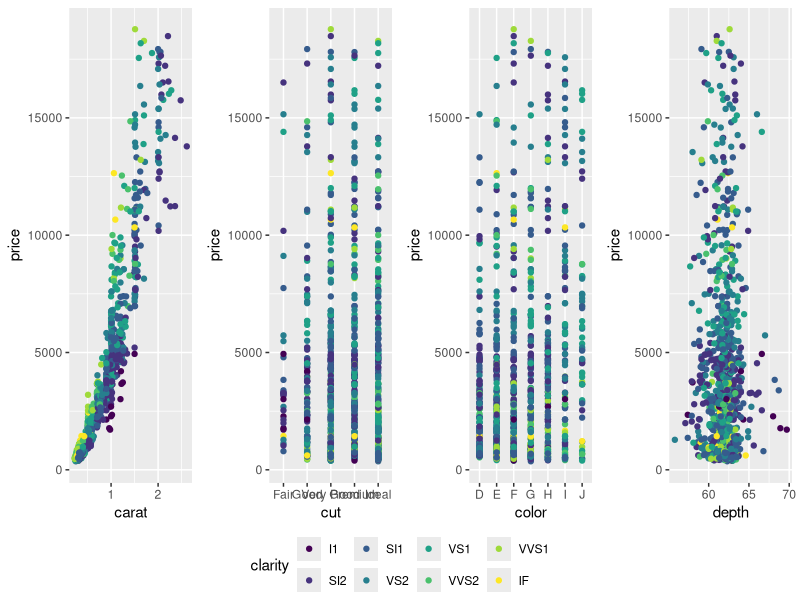
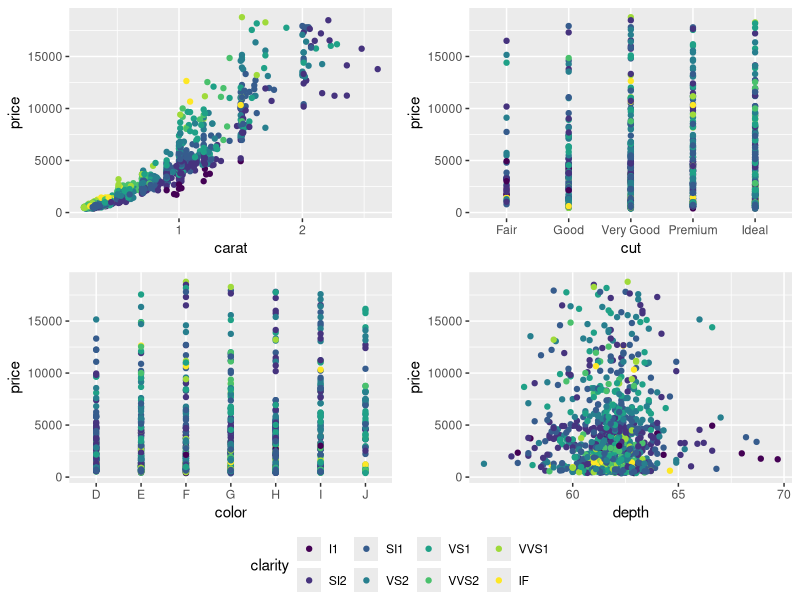

Here is the R script that generated these plots, in order:

#
#
#
# Share a legend between multiple plots using grid.arrange
# ==========================================================
#
# Goal: share a legend between multiple plots that do not also share axes
#
# See this example at RPubs:sjackman/grid_arrange_shared_legend.
#
# It is sometimes possible to obtain good results by creating a dummy faceting
# of the data as in Align-two-plots-on-a-page, but this technique is not
# entirely appropriate when the plots do not also share axes. For greater
# control, you can also use Grid to place the plots and the legends in an
# arbitrary layout.
#
# create four plots p1, p2, p3 and p4 save the legend of p1 as a separate grob
# strip the legends from the plots draw the four plots and the legend below them




library(ggplot2)
library(gridExtra)
library(grid)


grid_arrange_shared_legend <- function(..., ncol = length(list(...)), nrow = 1, position = c("bottom", "right")) {

        plots <- list(...)
        position <- match.arg(position)
        g <- ggplotGrob(plots[[1]] + theme(legend.position = position))$grobs
        legend <- g[[which(sapply(g, function(x) x$name) == "guide-box")]]
        lheight <- sum(legend$height)
        lwidth <- sum(legend$width)
        gl <- lapply(plots, function(x) x + theme(legend.position="none"))
        gl <- c(gl, ncol = ncol, nrow = nrow)

        combined <- switch(position,
                           "bottom" = arrangeGrob(do.call(arrangeGrob, gl),
                                                  legend,
                                                  ncol = 1,
                                                  heights = unit.c(unit(1, "npc") - lheight, lheight)),
                           "right" = arrangeGrob(do.call(arrangeGrob, gl),
                                                 legend,
                                                 ncol = 2,
                                                 widths = unit.c(unit(1, "npc") - lwidth, lwidth)))
        grid.newpage()
        grid.draw(combined)

}


dsamp <- diamonds[sample(nrow(diamonds), 1000), ]
p1 <- qplot(carat, price, data = dsamp, colour = clarity)
p2 <- qplot(cut, price, data = dsamp, colour = clarity)
p3 <- qplot(color, price, data = dsamp, colour = clarity)
p4 <- qplot(depth, price, data = dsamp, colour = clarity)
grid_arrange_shared_legend(p1, p2, p3, p4, ncol = 4, nrow = 1)
grid_arrange_shared_legend(p1, p2, p3, p4, ncol = 2, nrow = 2)
